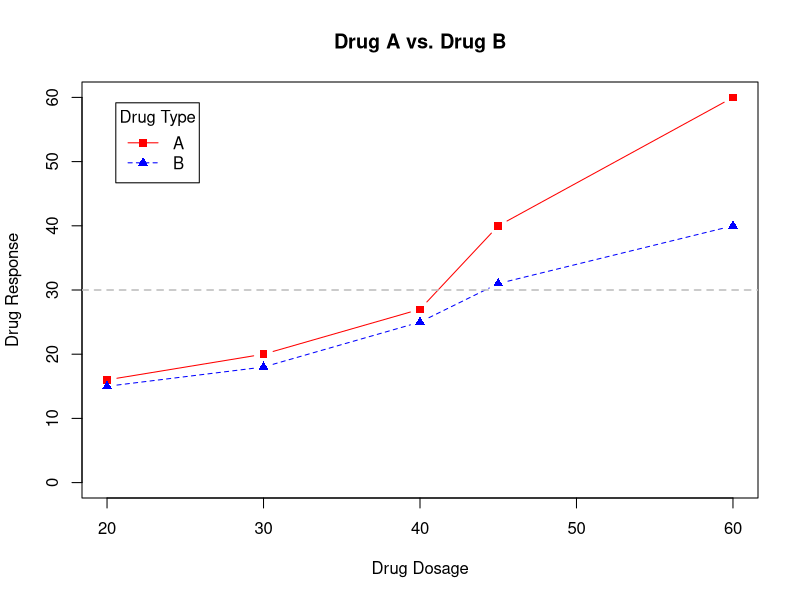
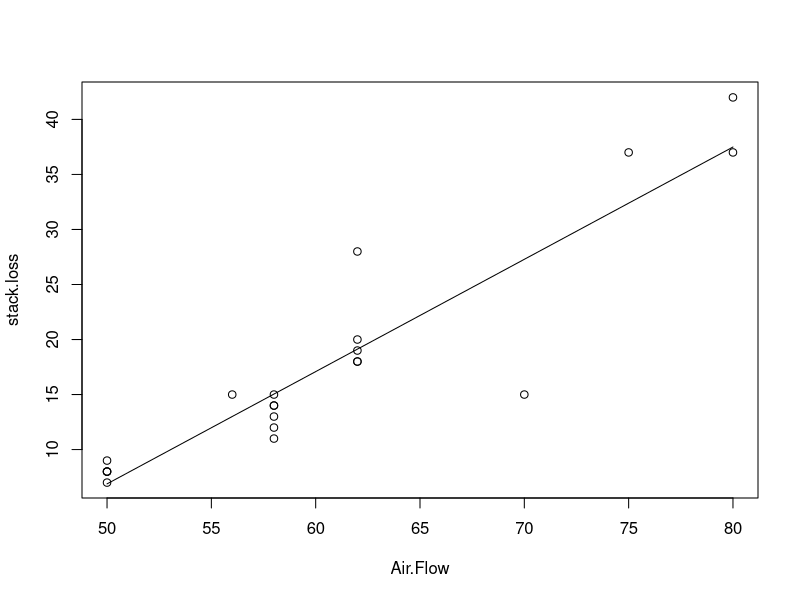
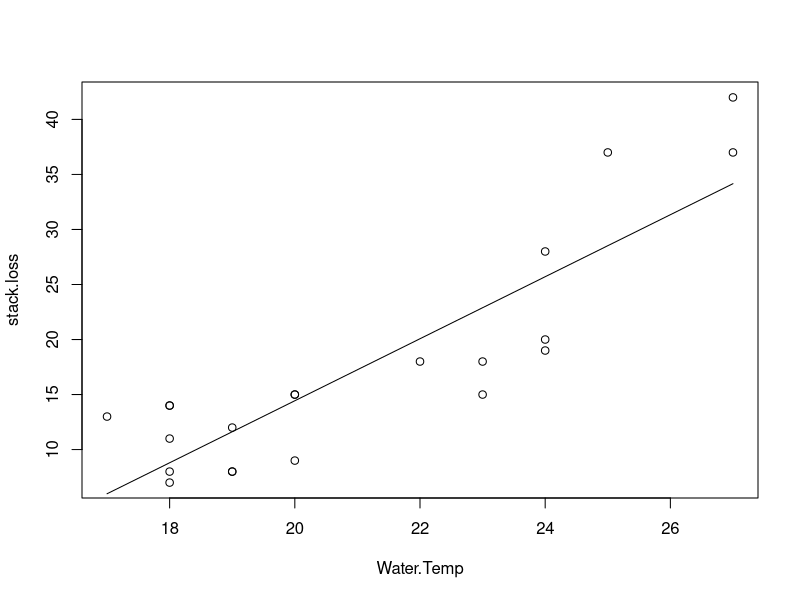

These charts were generated, in order, by the following R code:
## ---- chunk 1
a = 5; b = 15; c = 10
# (i)
(a+b)/c
# (ii)
(-b+sqrt(b^2 - 4*a*c))/ (2*a)
# (iii)
a*c + abs(c-b)
# (iv)
(2*a-c)^2
## ---- chunk 2
# (i) Removing element from data vector
x <- c(20, 13, 14, 25, 16, 20, 10, 9, 23, 35, 70, 12, 15, 13, 10)
x <- x[-11]
print(x)

#(ii) Data vector (1 to 15)
x2 <- 1:15
print(x2)

#(iii) Data vector (1 to 24 by 2)
x3 <- seq(1, 24, 2)
print(x3)

#(iv) Matrix 
A <- matrix(1:12, nrow = 3, byrow = T)
print(A)

# (a) Row Sums 
rowSums(A)
# (b) Columns Sums
colSums(A)
# (c) Element at (2, 3) position 
A[2, 3]
## ---- chunk 3
# (i) First matrix 
A <- matrix(1:12, 3, 4, T)
A <- A[, -4]

print(A)

# (a) Transpose of A 
t(A)

# (b) Find the inverse of A
# solve(A) ---->>> It shows an error

# (c) Eigen values of A 
eigen(A)

# (ii) Second Matrix (B)
B <- matrix(c(7, 5, 2, 4, 6, 7, 1, 7, 3), 3, 3)

A + B
A - B

# (b) A*B
A %*% B
## ---- chunk 4
dosage <- c(20, 30, 40, 45, 60)
drugA <- c(16, 20, 27, 40, 60)
drugB <- c(15, 18, 25, 31, 40)

plot(dosage, drugA, type="b", pch=15, lty=1, col="red",
     ylim = c(0, 60), main = "Drug A vs. Drug B", 
     xlab ="Drug Dosage", ylab = "Drug Response")
lines(dosage, drugB, type = "b", pch=17, lty=2, col="blue")
abline(h=c(30), lwd=1.5, lty=2, col="gray")
legend("topleft", inset = 0.05, title = "Drug Type", c("A", "B"), lty=c(1, 2), col = c("red", "blue"), pch = c(15, 17))
## ---- chunk 5
# (i) Newton's method for finding root
f <- function(x) x^3 + 2*x^2 - 7
f. <- function(x) 3*x^2 + 4*x


calc_root <- function(x=1, tolerance = 0.0000001) {
  while(abs(f(x)) > tolerance) {
    x <- x - f(x) / f.(x)
  }
  return(x)
}

tolerance = 0.0000001
calc_root(x=1, tolerance)

# Solve the quadratic equation using if-else (x^2 + 2*x-7=0)
a = 1; b = 2; c = -7
root_1 = root_2 = NULL
dis = b^2 - 4*a*c

if(dis < 0) {
  cat("Roots are imaginary\n")
  dis = dis + 0i  # converting into complex form
}

root_1 = (-b + sqrt(dis))/(2*a)
root_2 = (-b - sqrt(dis))/(2*a)

cat("The roots are", round(root_1, 2), "and", round(root_2, 2), "\n")


# Solve the function using repeat()
g <- function(x) x^2  + 2*x - 7
g. <- function(x) 2*x + 2
calc_root2 <- function(x=1, tolerance = 0.0000001) {
  repeat{
    if(abs(g(x)) < tolerance) {
      break
    }
    x <- x - g(x)/g.(x) 
  }
  return(x)
}

root_1 = calc_root2(x=1, tolerance)
root_2 = calc_root2(x=-4, tolerance)

cat("The roots are", round(root_1, 2), "and", round(root_2, 2), "\n")

# (iii)
fact <- function(n) ifelse(n == 0, 1, prod(1:n))
fact(23)

# (iv) Compute coefficient of variance
y <- c(5, 6, 2, 8, 5, 9, 2, 4, 8, 3, 1, 9)

cv = sd(y) / mean(y)
cat("Coefficient of variation is ", cv)
## ---- chunk 6
head(stackloss)
attach(stackloss)
# stack.loss = a + b*Air.Flow
fit1 <- lm(stack.loss ~ Air.Flow)
fit1
summary(fit1)
plot(Air.Flow, stack.loss)
lines(Air.Flow, fitted(fit1))
## ---- chunk 7
head(stackloss)
attach(stackloss)
# stack.loss = a + b*Water.Temp
fit2 <- lm(stack.loss ~ Water.Temp)
fit2
summary(fit2)
plot(Water.Temp, stack.loss)
lines(Water.Temp, fitted(fit2))
